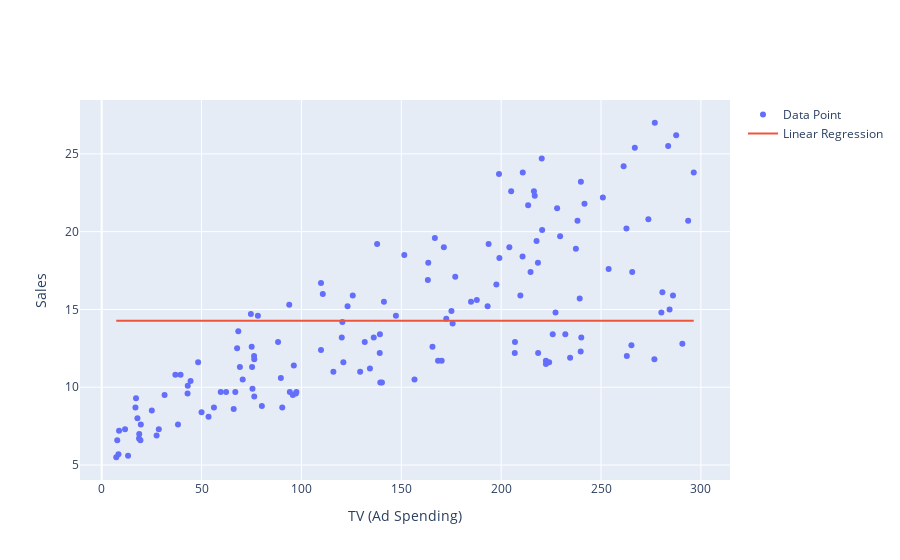

Here is the notebook cell this chart was saved with:
### Markdown cell above
<h3><h3>SSE (Sum of Squares Error) using $mean(y)$ prediction</h3></h3>
<h2>$$SSE=\sum_{i=0}^n(y_i - \bar{y})^2$$</h2>

### Code cell
fig = go.Figure()
fig.add_trace(go.Scatter(x = X_train, y = y_train, mode = 'markers', name = 'Data Point'))
fig.add_trace(go.Scatter(x = X_train, y = y.mean() + 0 * X_train, mode = 'lines', name = 'Linear Regression'))
fig.update_layout(
 xaxis_title="TV (Ad Spending)",
 yaxis_title="Sales"
)

### Figure 1 — Plotly figure (JSON) as saved in the notebook; plotly's stock layout.template omitted (floating-point values rounded to 4 significant figures; data arrays with more than 128 entries replaced by an {"elided": "..."} marker saying what was removed)
{"data": [{"mode": "markers", "name": "Data Point", "type": "scatter", "x": {"elided": "145 float values"}, "y": {"elided": "145 float values"}}, {"mode": "lines", "name": "Linear Regression", "type": "scatter", "x": {"elided": "145 float values"}, "y": {"elided": "145 float values"}}], "layout": {"autosize": true, "xaxis": {"autorange": true, "range": [-12.83, 316.5], "title": {"text": "TV (Ad Spending)"}, "type": "linear"}, "yaxis": {"autorange": true, "range": [3.726, 28.77], "title": {"text": "Sales"}, "type": "linear"}}}
